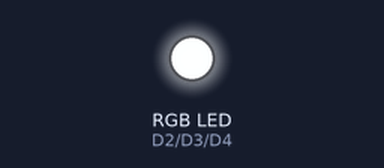
A program run on a simulated CircuitPython board. Shown: an RGB LED mixed from three pins (HIGH = lit). What the program prints to the serial console is not drawn.

Above: at 0.85 s.
At 10.51 s:
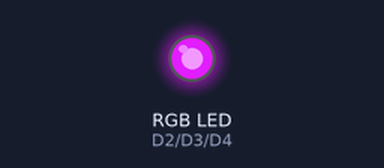
At 15.35 s:
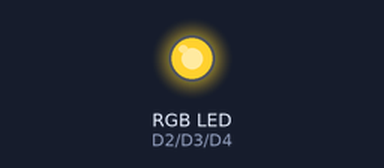
At 20.13 s:
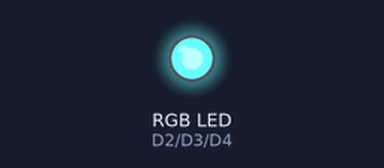
At 29.8 s:
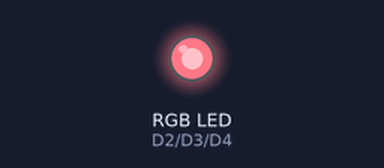
At 39.72 s:
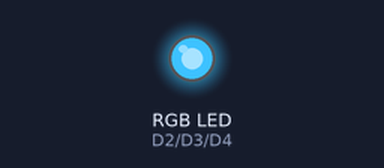
Timing chart, 0 to 40.0 s (numbered marks = the images above):
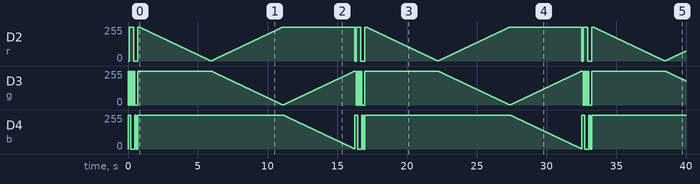

Measured:
- by itself, D3 (g): 0/255 → 255/255 at 0.00 s, → 0/255 0.10 s later, → 255/255 0.10 s later, → 0/255 0.10 s later, … (1110 changes in this stretch)
- by itself, D4 (b): moves between 0/255 and 255/255, repeating every 16.3 s

The program:

main_rgb.py
```python
import time
import board    #pylint: disable-msg=import-error
from rgb import RGB

r = board.D2
g = board.D3
b = board.D4

myRGB = RGB(r,g,b)

print("go")

while True:
    myRGB.red()
    time.sleep(0.1)
    myRGB.green()
    time.sleep(0.1)
    myRGB.blue()
    time.sleep(0.1)
    myRGB.cyan()
    time.sleep(0.1)
    myRGB.magenta()
    time.sleep(0.1)
    myRGB.yellow()
    time.sleep(0.1)
    myRGB.white()
    time.sleep(0.1)
    myRGB.black()
    time.sleep(0.1)
    myRGB.rainbow()
```

rgb.py
```python
from pulseio import PWMOut #pylint: disable-msg=import-error
from time import sleep

class RGB:

    full = 2**16-1

    def __init__(self, r, g, b):
        self.r = PWMOut(r, frequency=5000, duty_cycle=0)
        self.g = PWMOut(g, frequency=5000, duty_cycle=0)
        self.b = PWMOut(b, frequency=5000, duty_cycle=0)

    def red(self):
        self.r.duty_cycle = 0
        self.g.duty_cycle = self.full
        self.b.duty_cycle = self.full

    def green(self):
        self.r.duty_cycle = self.full
        self.g.duty_cycle = 0
        self.b.duty_cycle = self.full

    def blue(self):
        self.r.duty_cycle = self.full
        self.g.duty_cycle = self.full
        self.b.duty_cycle = 0

    def magenta(self):
        self.r.duty_cycle = 0
        self.g.duty_cycle = self.full
        self.b.duty_cycle = 0

    def cyan(self):
        self.r.duty_cycle = self.full
        self.g.duty_cycle = 0
        self.b.duty_cycle = 0

    def yellow(self):
        self.r.duty_cycle = 0
        self.g.duty_cycle = 0
        self.b.duty_cycle = self.full

    def white(self):
        self.r.duty_cycle = 0
        self.g.duty_cycle = 0
        self.b.duty_cycle = 0

    def black(self):
        self.r.duty_cycle = self.full
        self.g.duty_cycle = self.full
        self.b.duty_cycle = self.full

    def rainbow(self):
        for i in range(self.full,0,-64):
            self.r.duty_cycle = i
            sleep(.005)
        for i in range(self.full,0,-64):
            self.g.duty_cycle = i
            self.r.duty_cycle = self.full - i
            sleep(.005)
        for i in range(self.full,0,-64):
            self.g.duty_cycle = self.full - i
            self.b.duty_cycle = i
            sleep(.005)
```
